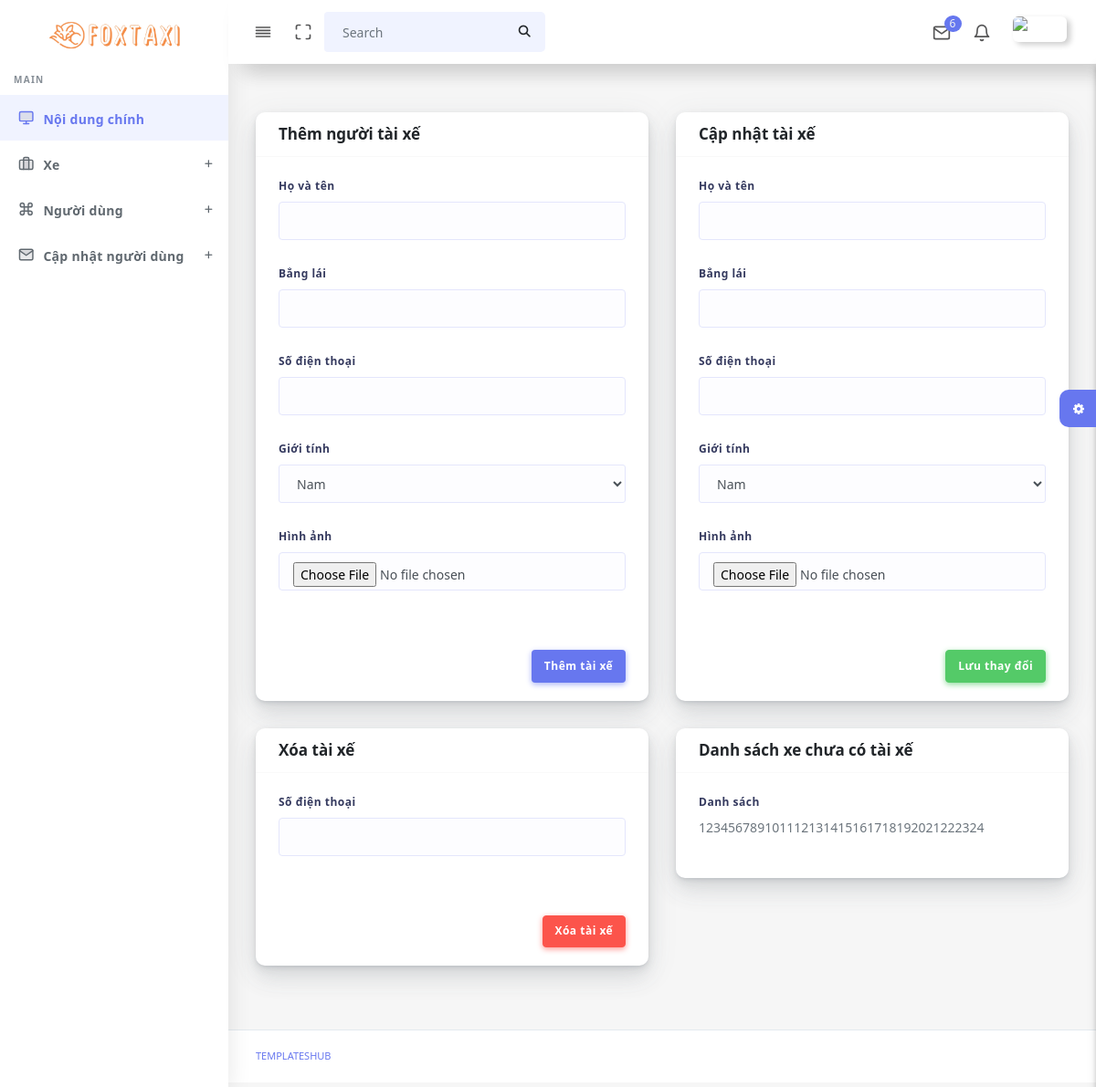
Page /admin/capnhattaixe.php on the earlier database version.
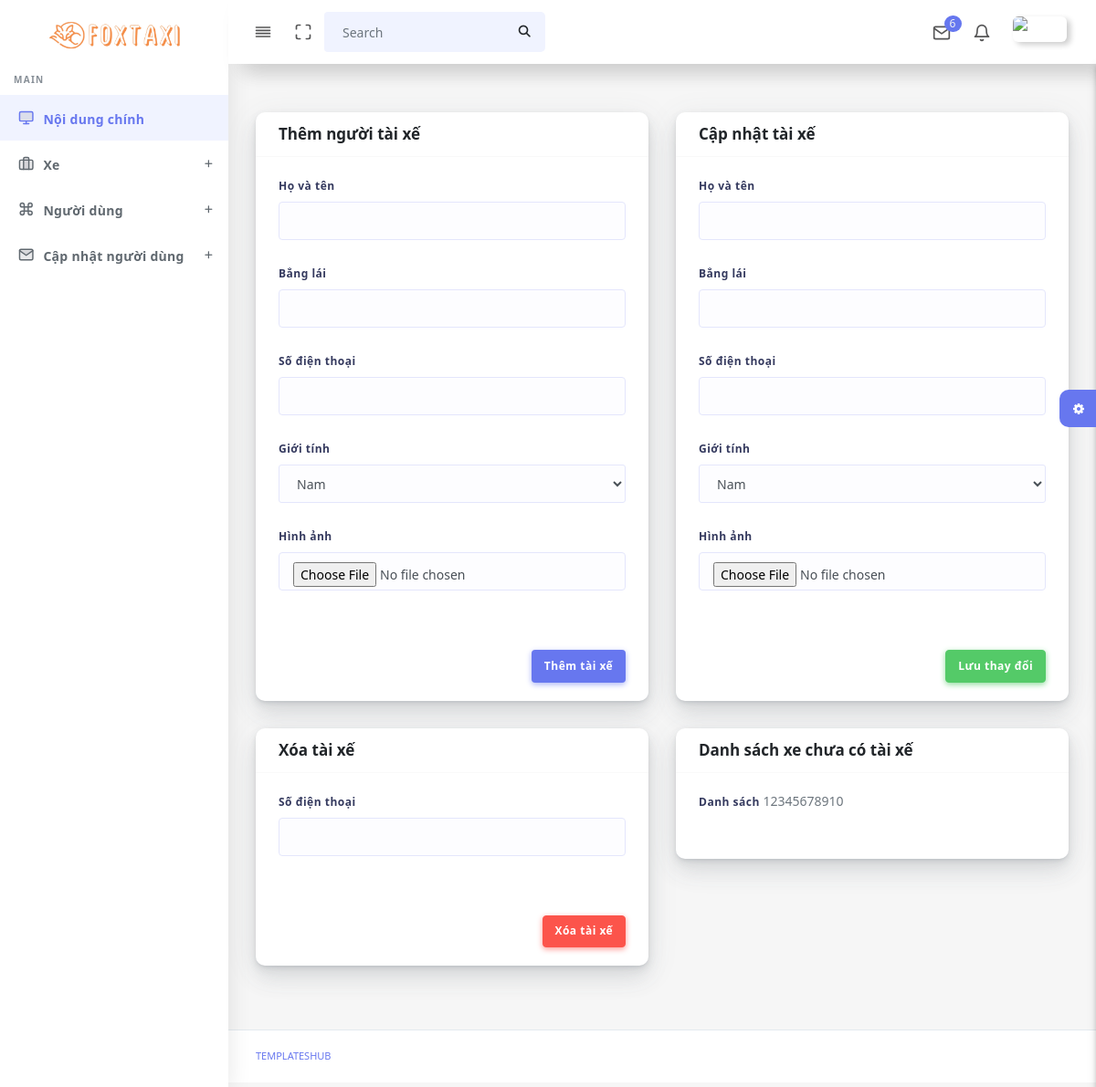
Same page on the later database version.
### tables this page shows
CREATE TABLE `xe` (
  `X_MA` int(11) NOT NULL,
  `LX_MA` int(11) NOT NULL,
  `X_BIENSO` varchar(10) NOT NULL,
  `X_MOTA` text NOT NULL,
  `X_HINHANH` varchar(200) NOT NULL
);

### admin/capnhattaixe.php (the view, shortened to what this page needs)
<!DOCTYPE html>
<html lang="en">
<?php
  include("connect.php");
  include('head.php');
?>
<body>
  <div id="app">
    <div class="main-wrapper main-wrapper-1">
      <div class="navbar-bg"></div>
      <nav class="navbar navbar-expand-lg main-navbar sticky">
        <div class="form-inline mr-auto">
          <ul class="navbar-nav mr-3">
            <li><a href="#" data-toggle="sidebar" class="nav-link nav-link-lg
									collapse-btn"> <i data-feather="align-justify"></i></a></li>
            <li><a href="#" class="nav-link nav-link-lg fullscreen-btn">
              </a></li>
            <li>
              <form class="form-inline mr-auto">
                <div class="search-element">
                  <button class="btn" type="submit">
                  </button>
                </div>
              </form>
            </li>
          </ul>
        </div>
        <ul class="navbar-nav navbar-right">
          <li class="dropdown dropdown-list-toggle"><a href="#" data-toggle="dropdown"
              class="nav-link nav-link-lg message-toggle"><i data-feather="mail"></i>
              <span class="badge headerBadge1">
                6 </span> </a>
          </li>
          <li class="dropdown dropdown-list-toggle"><a href="#" data-toggle="dropdown"
              class="nav-link notification-toggle nav-link-lg"><i data-feather="bell" class="bell"></i>
            </a>
          </li>
          <li class="dropdown"><a href="#" data-toggle="dropdown"
              class="nav-link dropdown-toggle nav-link-lg nav-link-user"> <img alt="image" src="assets/img/user.png"
                class="user-img-radious-style"> <span class="d-sm-none d-lg-inline-block"></span></a>
          </li>
        </ul>
      </nav>
      <?php
        include('navbar.php');
        include('sidebar.php');
      ?>
      <div class="main-content">
        <section class="section">
          <div class="section-body">
            <div class="row">
              <div class="col-12 col-md-6 col-lg-6">
                <div class="card">
                  <form method="POST" action="themtaixe.php">
                    <div class="card-header">
                      <h4>Thêm người tài xế</h4>
                    </div>
                    <div class="card-body">
                      <div class="form-group">
                        <label>Họ và tên</label>
                        <input type="text" class="form-control" id="ho_ten" name="ho_ten" pattern="[A-Za-z\s]+" required="">
                      </div>
                      <div class="form-group">
                        <label>Bẳng lái</label>
                        <input type="text" class="form-control" id="dia_chi" name="dia_chi" required>
                      </div>
                      <div class="form-group">
                        <label>Số điện thoại</label>
                        <input type="tel" class="form-control" id="so_dien_thoai" name="so_dien_thoai" pattern="\d+" required>
                      </div>
                      <div class="form-group">
                        <label>Giới tính</label>
                        <select class="form-control selectric" name="TX_GIOITINH">
                        <option value="1">Nam</option>
                        </select>
                      </div>
                      <div class="form-group">
                        <label>Hình ảnh</label>
                        <input type="file" class="form-control" id="so_dien_thoai" name="so_dien_thoai" pattern="\d+" required>
                      </div>
                    </div>
                    <div class="card-footer text-right">
                      <button class="btn btn-primary" class="mt-2">Thêm tài xế</button>
                    </div>
                  </form>
                </div>
              </div>
              <div class="col-12 col-md-6 col-lg-6">
                <div class="card">
                  <form method="POST" action="capnhattaixe.php">
                    <div class="card-header">
                      <h4>Cập nhật tài xế</h4>
                    </div>
                    <div class="card-body">
                      <div class="form-group">
                        <label>Họ và tên</label>
                        <input type="text" class="form-control" id="TX_TEN" name="TX_TEN" pattern="[A-Za-z\s]+" required>
                      </div>
                      <div class="form-group">
                        <label>Bẳng lái</label>
                        <input type="text" class="form-control" id="TX_BANGLAI" name="TX_BANGLAI" required>
                      </div>
                      <div class="form-group">
                        <label>Số điện thoại</label>
                        <input type="tel" class="form-control" id="TX_SDT" name="TX_SDT" pattern="\d+" required>
                      </div>
                      <div class="form-group">
                        <label>Giới tính</label>
                        <select class="form-control selectric" name="TX_GIOITINH">
                        <option value="1">Nam</option>
                        </select>
                      </div>
                      <div class="form-group">
                        <label>Hình ảnh</label>
                        <input type="file" class="form-control" id="so_dien_thoai" name="so_dien_thoai" pattern="\d+" required>
                      </div>
                    </div>
                    <div class="card-footer text-right">
                      <button class="btn btn-success" class="mt-2">Lưu thay đổi</button>
                    </div>
                  </form>
                </div>
              </div>
              <div class="col-12 col-md-6 col-lg-6">
                <div class="card">
                <form method="POST" action="xoataixe.php">
                    <div class="card-header">
                      <h4>Xóa tài xế</h4>
                    </div>
                    <div class="card-body">
                      <div class="form-group">
                        <label>Số điện thoại</label>
                        <input type="telephone" class="form-control" id="ID" name="TX_SDT" required="">
                      </div>
                    </div>
                    <div class="card-footer text-right">
                      <button class="btn btn-danger">Xóa tài xế</button>
                    </div>
                  </form>
                </div>
              </div>
              <div class="col-12 col-md-6 col-lg-6">
                <div class="card">
                <form method="POST" action="xoataixe.php">
                    <div class="card-header">
                      <h4>Danh sách xe chưa có tài xế</h4>
                    </div>
                    <div class="card-body">
                      <div class="form-group">
                        <label>Danh sách</label>
                        <?php
                          $sql = "SELECT xe.* FROM xe
                          JOIN phutrach ON phutrach.X_MA = xe.X_MA
                          WHERE phutrach.X_MA = xe.X_MA";
                          $result = $conn->query($sql);
                          if ($result) {
                            while ($row = $result->fetch_assoc()) {
                            echo $row['X_MA'];
                            }
                          }
                        ?>
                      </div>
                    </div>
                  </form>
                </div>
              </div>
            </div>
          </div>
        </section>
        <div class="settingSidebar">
          <a href="javascript:void(0)" class="settingPanelToggle"> <i class="fa fa-spin fa-cog"></i>
          </a>
        </div>
      </div>
      <footer class="main-footer">
        <div class="footer-left">
          <a href="templateshub.net">Templateshub</a></a>
        </div>
      </footer>
    </div>
  </div>
</body>
</html>

### admin/head.php (shortened to what this page needs)
<head>
  <link rel="stylesheet" href="assets/css/app.min.css">
  <link rel="stylesheet" href="https://cdnjs.cloudflare.com/ajax/libs/font-awesome/6.4.2/css/all.min.css"
 />
  <link rel="stylesheet" href="assets/css/style.css">
  <link rel="stylesheet" href="assets/css/components.css">
  <link rel="stylesheet" href="assets/css/custom.css">
  <link rel="stylesheet" href="assets/css/font-awesome.min.css">
  <link rel="stylesheet" href="path/to/font-awesome/css/font-awesome.min.css">
  <link rel="stylesheet" href="https://cdnjs.cloudflare.com/ajax/libs/font-awesome/6.1.0/css/all.min.css">
  <link rel="stylesheet" href="https://cdnjs.cloudflare.com/ajax/libs/font-awesome/4.7.0/css/font-awesome.min.css">
  <link rel="stylesheet" href="https://unpkg.com/leaflet@1.9.4/dist/leaflet.css" />
    <link rel="stylesheet" href="https://unpkg.com/leaflet-routing-machine@latest/dist/leaflet-routing-machine.css" />
</head>

### admin/navbar.php (shortened to what this page needs)
<nav class="navbar navbar-expand-lg main-navbar sticky">
    <div class="form-inline mr-auto">
        <ul class="navbar-nav mr-3">
        <li><a href="#" data-toggle="sidebar" class="nav-link nav-link-lg
                                collapse-btn"> <i data-feather="align-justify"></i></a></li>
        <li><a href="#" class="nav-link nav-link-lg fullscreen-btn">
            <i data-feather="maximize"></i>
            </a></li>
        <li>
            <form class="form-inline mr-auto">
            <div class="search-element">
                <input class="form-control" type="search" placeholder="Search" aria-label="Search" data-width="200">
                <button class="btn" type="submit">
                <i class="fas fa-search"></i>
                </button>
            </div>
            </form>
        </li>
        </ul>
    </div>
    <ul class="navbar-nav navbar-right">
        <li class="dropdown dropdown-list-toggle"><a href="#" data-toggle="dropdown"
            class="nav-link nav-link-lg message-toggle"><i data-feather="mail"></i>
            <span class="badge headerBadge1">
            6 </span> </a>
        </li>
        <li class="dropdown dropdown-list-toggle"><a href="#" data-toggle="dropdown"
            class="nav-link notification-toggle nav-link-lg"><i data-feather="bell" class="bell"></i>
        </a>
        </li>
        <li class="dropdown"><a href="#" data-toggle="dropdown"
            class="nav-link dropdown-toggle nav-link-lg nav-link-user"> <img alt="image" src="assets/img/sontung.jpg"
            class="user-img-radious-style"> <span class="d-sm-none d-lg-inline-block"></span></a>
        </li>
    </ul>
    </nav>

### admin/sidebar.php (shortened to what this page needs)
<div class="main-sidebar sidebar-style-2">
        <aside id="sidebar-wrapper">
          <div class="sidebar-brand">
            <a href="index.php"> <img alt="image" style="height: 3rem;" src="../images/LOGOFOX.png" class="header-logo" />
            </a>
          </div>
          <ul class="sidebar-menu">
            <li class="menu-header">Main</li>
            <li class="dropdown active">
              <a href="index.php" class="nav-link"><i data-feather="monitor"></i><span>Nội dung chính</span></a>
            </li>
            <li class="dropdown">
              <a href="#" class="menu-toggle nav-link has-dropdown"><i
                  data-feather="briefcase"></i><span>Xe</span></a>
            </li>
            <li class="dropdown">
              <a href="#" class="menu-toggle nav-link has-dropdown"><i data-feather="command"></i><span>Người dùng</span></a>
            </li>
            <li class="dropdown">
              <a href="#" class="menu-toggle nav-link has-dropdown"><i data-feather="mail"></i><span>Cập nhật người dùng</span></a>
            </li>
          </ul>
        </aside>
      </div>

Differences in the rows shown:
removed xe: X_MA "11"
removed xe: X_MA "12"
removed xe: X_MA "13"
removed xe: X_MA "14"
removed xe: X_MA "15"
removed xe: X_MA "16"
removed xe: X_MA "17"
removed xe: X_MA "18"
removed xe: X_MA "19"
removed xe: X_MA "20"
removed xe: X_MA "21"
removed xe: X_MA "22"
removed xe: X_MA "23"
removed xe: X_MA "24"
